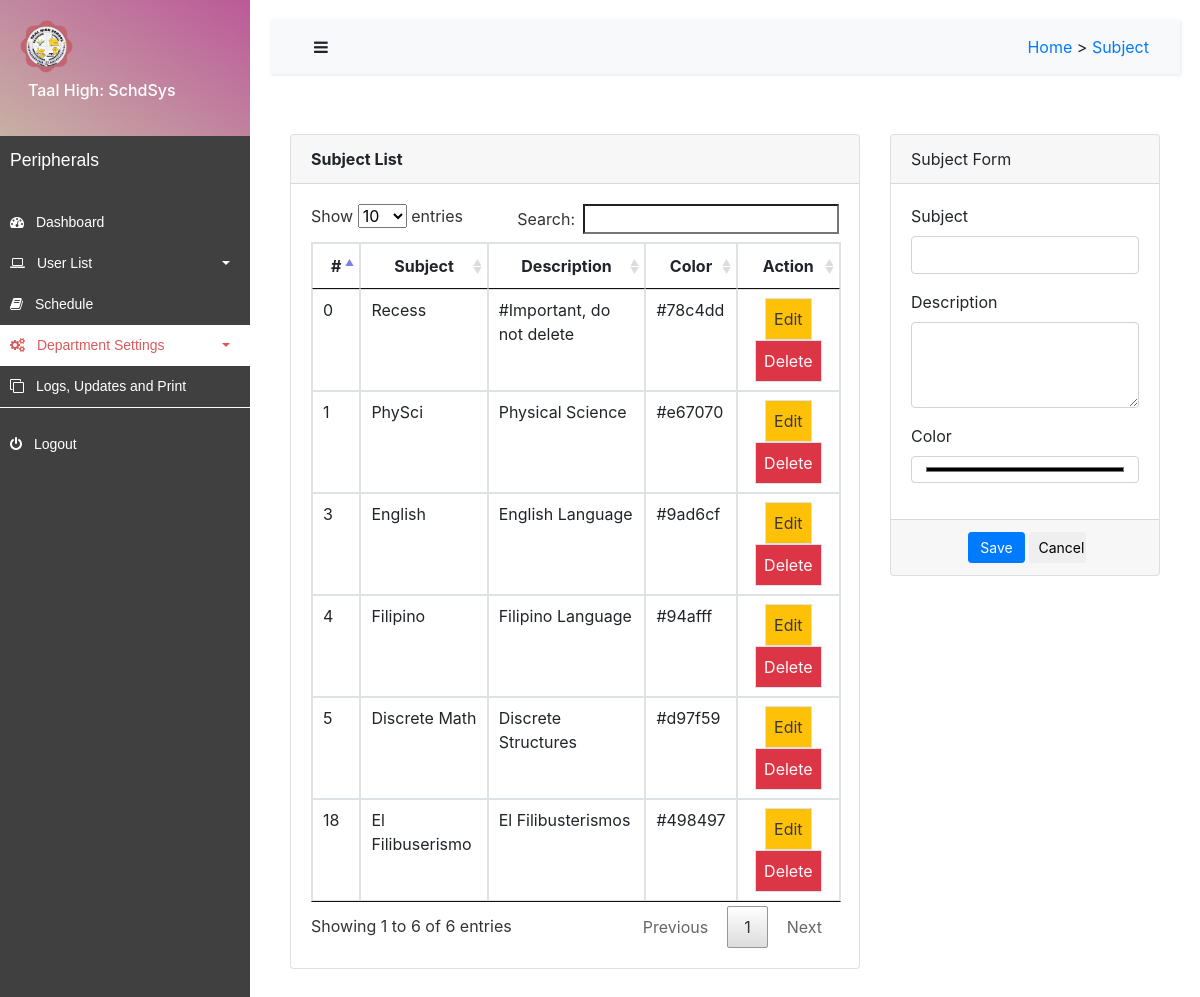
Screenshot of /php/admin/subject.php with the database file from the repository.
### tables this page shows
CREATE TABLE `subject` (
  `id` int(10) NOT NULL,
  `subject` varchar(20) NOT NULL,
  `description` varchar(100) NOT NULL,
  `color` varchar(50) NOT NULL
);

### php/admin/subject.php (the view, shortened to what this page needs)
<!DOCTYPE html>
<html lang = en>
<head>
    <link rel='stylesheet' type='text/css' media='screen' href='../../css/index.css'>
    <link rel="stylesheet" href="../../dist/css/bootstrap.min.css">
    <link rel="stylesheet" href="../../dist/font-awesome-4.7.0/css/font-awesome.css">
    <link rel="stylesheet" href="../../dist/swal/dist/sweetalert2.min.css">
    <link href="../../dist/DataTables/datatables.min.css" rel="stylesheet">
    <link rel="stylesheet" href="../../dist/toast/jquery.toast.min.css">
</head>
<body>
<div class="wrapper">
        <nav id="sidebar">
            <div class="sidebar-header">
                <span class="h6 fw-bold">
                    <img src="../../images/logo.png" class = "w-25 ">
                    <label class = "p-2 h-25">Taal High: SchdSys</label>
                </span>
            </div>
            <ul class="list-unstyled components">
                <p>Peripherals</p>
                <li>
                    <a href="dashboard.php">
                        <i class="fa fa-dashboard text-center"></i>
                        <span class="nav-text p-2">
                            Dashboard
                        </span>
                    </a>
                </li>
                <li>
                    <a href="#homeSubmenu" data-toggle="collapse" aria-expanded="false" class="dropdown-toggle"><i class="fa fa-laptop text-center"></i>
                        <span class="nav-text p-2">
                            User List
                        </span>
                    </a>
                </li>
                <li>
                    <a href="schedule.php"><i class="fa fa-book text-center"></i>
                        <span class="nav-text p-2">
                            Schedule
                        </span>
                    </a>
                </li>
                <li class="active">
                    <a href="#pageSubmenu" data-toggle="collapse" aria-expanded="false" class="dropdown-toggle"><i class="fa fa-cogs text-center"></i>
                        <span class="nav-text p-2">
                        Department Settings
                        </span>
                    </a>
                </li>
                <li>
                    <a href="logs.php"><i class="fa fa-clone text-center"></i>
                        <span class="nav-text p-2">
                        Logs, Updates and Print
                        </span>
                    </a>
                </li>
            </ul>
            <ul class="list-unstyled CTAs">
                <li>
                    <a data-toggle="modal" data-target="#close"><i class="fa fa-power-off text-center"></i>
                        <span class="nav-text p-2">
                           Logout
                        </span>
                    </a>
                </li>
            </ul>
        </nav>
        <div id="content">
            <nav class="navbar navbar-expand-lg navbar-light bg-light">
                <div class="container-fluid">
                    <button type="button" id="sidebarCollapse" class="btn btn-light">
                        <i class="fa fa-bars"></i>
                    </button>
                    <div class="row">
                        <div class="col">
                        <a href="dashboard.php" class = "link-primary">Home</span></a> > <a href="subject.php" class="link-success">Subject</span></a>
                        </div>
                    </div>
                </div>
            </nav>
            <div id="content" >
                <div class = "row">
                    <div class = "col-8">
                        <div class="card">
                            <div class="card-header">
                                <b>Subject List</b>
                            </div>
                            <div class="card-body" style="overflow-y:auto;">
                                <table class="table table-bordered table-hover">
                                    <thead>
                                        <tr>
                                            <th class="text-center">#</th>
                                            <th class="text-center">Subject</th>
                                            <th class="text-center">Description</th>
                                            <th class="text-center">Color</th>
                                            <th class="text-center">Action</th>
                                        </tr>
                                    </thead>
                                    <tbody>
                                        <?php
                                            include '../connect.php';
                                            $sql = "SELECT * from `subject`";
                                            $result = mysqli_query($con,$sql);
                                            if($result){
                                                while($row = mysqli_fetch_assoc($result)){
                                                    $id = $row['id'];
                                                    $subject = $row['subject'];
                                                    $description = $row['description'];
                                                    $color = $row['color'];
                                                    echo '
                                                        <tr>
                                                            <td>'.$id.'</td>
                                                            <td>'.$subject.'</td>
                                                            <td>'.$description.'</td>
                                                            <td>'.$color.'</td>
                                                            <td class = "text-center">
                                                                <button type="button" class = "ups bg-warning p-2 border border-5 text-dark" data-id="'.$id.'" data-subject="'.$subject.'" data-description="'.$description.'" data-color="'.$color.'">Edit</button>
                                                                <button type="button" class = "mem bg-danger p-2 border border-5 text-light" id = "'.$id.'">Delete</button>
                                                            </td>
                                                        </tr>
                                                    ';
                                                }
                                            }else{
                                                die("Adding Failed: " . mysqli_error());
                                            }
                                        ?>
                                    </tbody>
                                </table>
                            </div>
                        </div>
                    </div>
                    <div class = "col-4">
                        <form action="" id="manage-subject">
                            <div class="card">
                                <div class="card-header">
                                        Subject Form
                                </div>
                                <div class="card-body">
                                        <div class="form-group">
                                            <label class="control-label">Subject</label>
                                            <input type="text" class="form-control" name="subject" id = "subject" required>
                                        </div>
                                        <div class="form-group">
                                            <label class="control-label">Description</label>
                                            <textarea class="form-control" cols="30" rows='3' name="description" id = "description" ></textarea>
                                        </div>
                                        <div class="form-group">
                                            <label class="control-label">Color</label>
                                            <input type="color" class="form-control" name="color" id = "color" required>
                                        </div>
                                </div>
                                <div class="card-footer">
                                    <div class="row">
                                        <div class="col-md-12">
                                            <button class="btn btn-sm btn-primary col-sm-3 offset-md-3"> Save</button>
                                            <button class="btn btn-sm btn-default col-sm-3" type="button" onclick="_reset()"> Cancel</button>
                                        </div>
                                    </div>
                                </div>
                            </div>
                        </form>
                    </div>
        </div>
    </div>
</body>
</html>

### css/index.css (style rules this page uses)
body { font-family: 'Poppins', sans-serif; background: #fafafa; }
.wrapper p { font-family: 'Poppins', sans-serif; font-size: 1.1em; font-weight: 300; line-height: 1.7em; color: #999; }
a, a:hover, a:focus { color: inherit; text-decoration: none; transition: all 0.3s; }
.navbar { padding: 15px 10px; background: #fff; border: none; border-radius: 0; margin-bottom: 40px; box-shadow: 1px 1px 3px rgba(0, 0, 0, 0.1); }
.wrapper { display: flex; width: 100%; align-items: stretch; }
#sidebar { min-width: 250px; max-width: 250px; background: rgb(64, 64, 64); color: #fff; transition: all 0.3s; }
#sidebar .sidebar-header { padding: 20px; background: linear-gradient(212.38deg, rgba(240, 100, 191, 0.7) 0%, rgba(255, 223, 206, 0.71) 100%);; }
#sidebar ul.components { border-bottom: 1px solid #f8f9fa; }
#sidebar ul p { color: #fff; padding: 10px; }
#sidebar ul li a { padding: 10px; font-size: 1.1em; display: block; color:white; font-family: arial; font-size: 14px; text-decoration:none; }
#sidebar ul li.active>a, a[aria-expanded="true"] { color: rgb(219, 91, 91); background: #ffffff; }
a[data-toggle="collapse"] { position: relative; }
.dropdown-toggle::after { display: block; position: absolute; top: 50%; right: 20px; transform: translateY(-50%); }
#content { width: 100%; padding: 20px; min-height: 100vh; transition: all 0.3s; }

### rows the page displays
subject: id "0", subject "Recess", description "#Important, do not delete", color "#78c4dd"
subject: id "1", subject "PhySci", description "Physical Science", color "#e67070"
subject: id "3", subject "English", description "English Language", color "#9ad6cf"
subject: id "4", subject "Filipino", description "Filipino Language", color "#94afff"
subject: id "5", subject "Discrete Math", description "Discrete Structures", color "#d97f59"
subject: id "18", subject "El Filibuserismo", description "El Filibusterismos", color "#498497"
